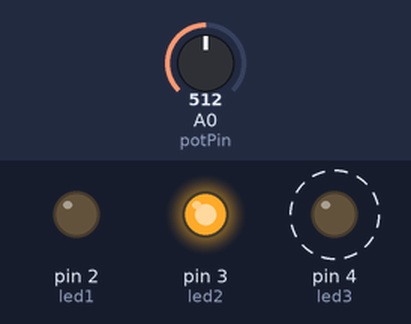
This sketch was run on a simulated Arduino Uno, built with avr-gcc and run on an emulated ATmega328P. On the bench: output pins drawn as LEDs (lit = HIGH). Dashed ring = blinking. Inputs (shaded band) come from the test bench; at power-on: A0 (potPin) = 512. What the sketch prints to the serial monitor is not drawn.

Above: at 1.62 s.
2.1 s: A0 (potPin) set to 323
At 2.8 s:
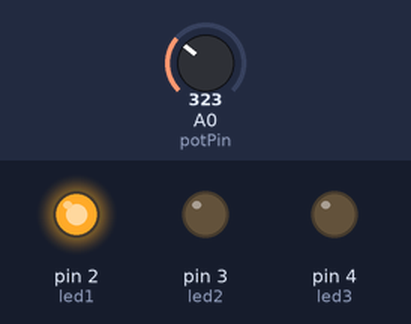
6.5 s: A0 (potPin) set to 676
At 7.75 s:
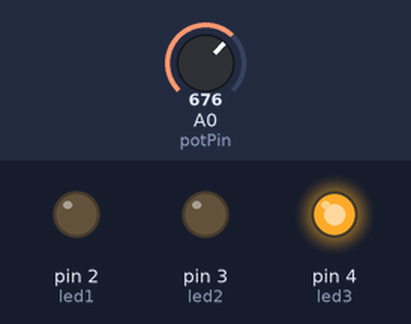
Timing chart, 0 to 16.0 s (numbered marks = the images above; inputs shaded):
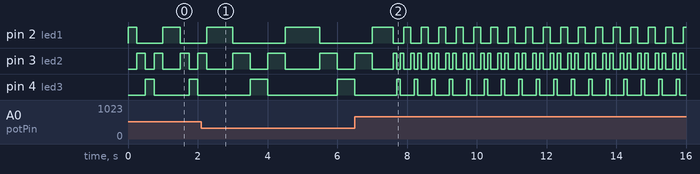

The sketch:

ex02.ino
```cpp
// Chân LED
const int led1 = 2;
const int led2 = 3;
const int led3 = 4;

// Biến trở
const int potPin = A0;

// Giá trị biến trở
int potValue = 0;

int speed = 0;

void onAndOff(int x) {
    digitalWrite(led1, HIGH);
    delay(x);
    digitalWrite(led1, LOW);

    digitalWrite(led2, HIGH);
    delay(x);
    digitalWrite(led2, LOW);

    digitalWrite(led3, HIGH);
    delay(x);
    digitalWrite(led3, LOW);

    digitalWrite(led2, HIGH);
    delay(x);
    digitalWrite(led2, LOW);

    digitalWrite(led1, HIGH);
    delay(x);
    digitalWrite(led1, LOW);
}

void setup() {
  Serial.begin(9600);

  pinMode(led1, OUTPUT);
  pinMode(led2, OUTPUT);
  pinMode(led3, OUTPUT);

  pinMode(potPin, INPUT);
}

void loop() {
  potValue = analogRead(potPin);

  if (potValue < 333) {
    speed = 1;
  } else if (potValue < 666) {
    speed = 2;
  } else {
    speed = 3;
  }

  Serial.print("Giá trị biến trở: ");
  Serial.print(potValue);
  Serial.print(" | Tốc độ sáng đèn: ");
  Serial.println(speed);

  switch (speed) {
    case 1:
      onAndOff(500);
      break;
    case 2:
      onAndOff(250);
      break;
    case 3:
      onAndOff(100);
      break;
  }
}
```

Measured:
- by itself, pin 2 (led1): repeats every 0.50 s: LOW 0.30 s, HIGH 0.20 s
- by itself, pin 4 (led3): repeats every 0.50 s: HIGH 0.10 s, LOW 0.40 s
